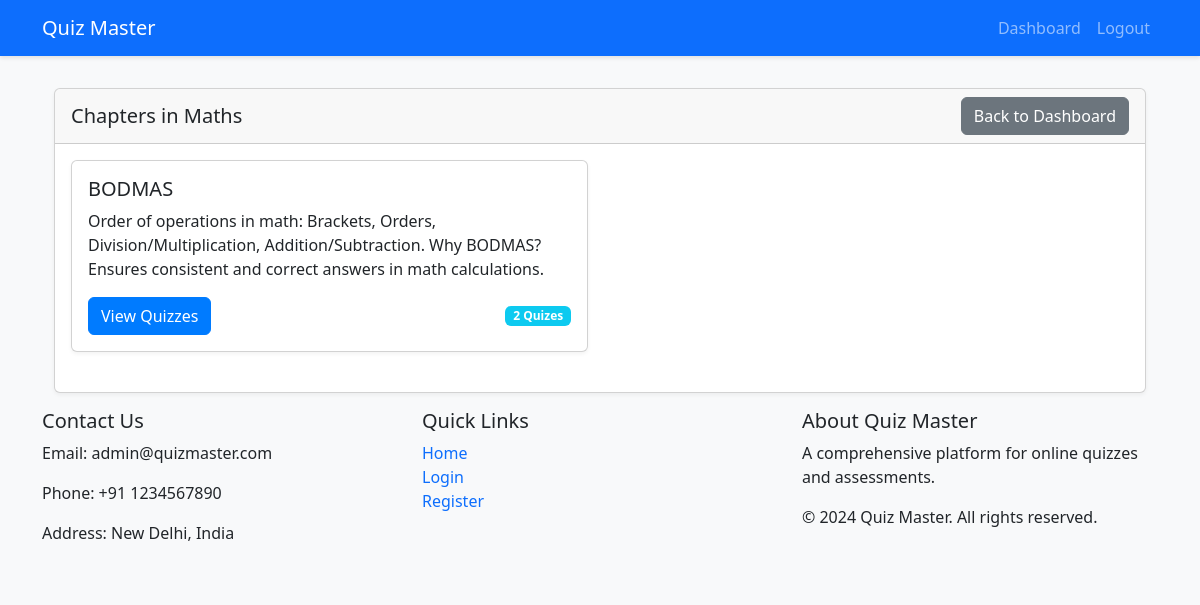
/user/subjects/1/chapters (signed in), run on the app's committed database.
### app.py (models this page shows)
class Subject(db.Model):
    id = db.Column(db.Integer, primary_key=True)
    name = db.Column(db.String(100), nullable=False)
    description = db.Column(db.Text)
    resource = db.Column(db.Text)
    chapters = db.relationship('Chapter', backref='subject', lazy=True)

class Chapter(db.Model):
    id = db.Column(db.Integer, primary_key=True)
    name = db.Column(db.String(100), nullable=False)
    description = db.Column(db.Text)
    subject_id = db.Column(db.Integer, db.ForeignKey('subject.id'), nullable=False)

### app.py (the view)
@app.route('/user/subjects/<int:subject_id>/chapters')
@login_required
def view_chapters(subject_id):
    subject = Subject.query.get_or_404(subject_id)
    chapters = Chapter.query.filter_by(subject_id=subject_id).all()
    return render_template('user/chapters.html', subject=subject, chapters=chapters)

### app.py (called while the page is built)
@login_manager.user_loader
def load_user(user_id):
    return User.query.get(int(user_id))

### templates/user/chapters.html (shortened to what this page needs)
{% extends "base.html" %}
{% block content %}
<div class="container">
    <div class="row">
        <div class="col-md-12">
            <div class="card">
                <div class="card-header d-flex justify-content-between align-items-center">
                    <h5 class="mb-0">Chapters in {{ subject.name }}</h5>
                    <a href="{{ url_for('user_dashboard') }}" class="btn btn-secondary">Back to Dashboard</a>
                </div>
                <div class="card-body">
                    <div class="row">
                        {% for chapter in chapters %}
                        <div class="col-md-6 mb-4">
                            <div class="card h-100">
                                <div class="card-body">
                                    <h5 class="card-title">{{ chapter.name }}</h5>
                                    <p class="card-text">{{ chapter.description }}</p>
                                    <div class="d-flex justify-content-between align-items-center">
                                        <a href="{{ url_for('view_quizzes', chapter_id=chapter.id) }}" class="btn btn-primary">
                                            View Quizzes
                                        </a>
                                        <span class="badge bg-info">
                                            {{ chapter.quizzes|length }} Quiz{{ 'es' if chapter.quizzes|length != 1 else '' }}
                                        </span>
                                    </div>
                                </div>
                            </div>
                        </div>
                        {% endfor %}
                    </div>
                </div>
            </div>
        </div>
    </div>
</div>
{% endblock %}

### static/css/style.css (style rules this page uses)
body { background-color: #f8f9fa; }
.card { box-shadow: 0 2px 4px rgba(0,0,0,.05); transition: transform 0.2s; }
.btn-primary { background-color: #007bff; border-color: #007bff; }

### data on the page
Subject: name "Maths"
Chapter: name "BODMAS", description "Order of operations in math: Brackets, Orders, Division/Multiplication, Addition/Subtraction. Why BODMAS? Ensures consistent and correct answers in math calculations.", quizzes|length "2", quizzes "es"
